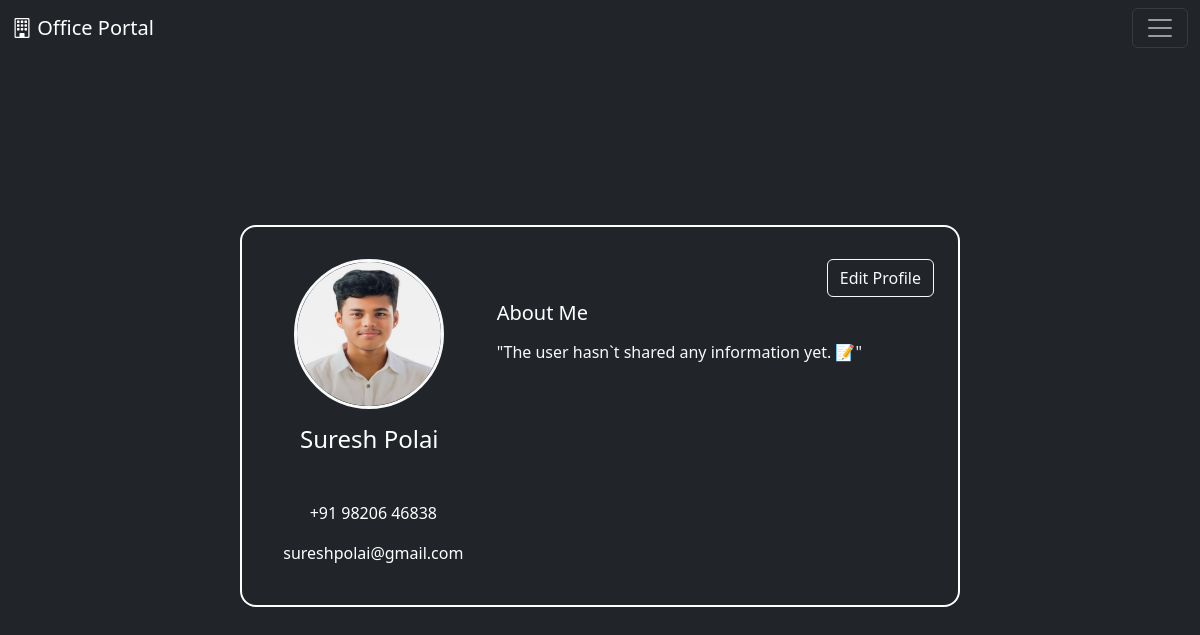
The app's page /profile/1/suresh/0/ with its own data.
### home/models.py (models this page shows, shortened)
class Profile(models.Model):
    category = [
        ('Owner', 'Owner'),
        ('Manager', 'Manager'),
        ('Employee', 'Employee'),
        ('Internship', 'Internship')
    ]
    name = models.ForeignKey(User, on_delete=models.CASCADE)
    user_image = models.ImageField(upload_to='profile/', default='default_user/def_user.jpg')
    desc = models.TextField(max_length=5000, null=True, blank=True)
    contact_no = models.CharField(max_length=10)
    user_category = models.CharField(choices=category, default='Employee', max_length=50)

### home/views.py (the view)
# urls.py: path('profile/<int:id>/<str:names>/<int:check>/', views.profilePageFunction, name='profile'),
def profilePageFunction(request, id = None, names = None, check = 0):
    obj = Profile.objects.get(name = id)
    no1 = obj.contact_no[:5]
    no2 = obj.contact_no[5:]
    if obj.desc:
        desc = obj.desc
    else:
        desc = ' "The user hasn`t shared any information yet. 📝" '
    context = {'obj' : obj, 'no1' : no1, 'no2' : no2, 'desc' : desc, 'check' : check}
    return render(request, 'profile.html', context)

### home/navbar.py (called while the page is built)
def NavbarFunction(request):
    if request.user.is_authenticated:
        User_Profile = Profile.objects.get(name = request.user.id)
        return {
            "Category" : User_Profile.user_category,
        }
    return {
        "Category" : "Employee",
    }

### templates/profile.html (shortened to what this page needs)
{% extends 'base.html' %}
{% block body %}
<div class="container d-flex justify-content-center align-items-center mt-5" style="height: 90vh;">
    <div class="row justify-content-center w-100">
        <div class="col-md-8 col-sm-10">
            <div class="card bg-dark text-white p-4 rounded-4 mt-3" style="border: 2px solid white;">
                <div class="row">
                    <div class="col-md-4 text-center mt-2">
                        <img src="/media/{{ obj.user_image }}" alt="Profile Image" class="img-fluid rounded-circle border border-3 border-light" style="width: 150px; height: 150px;">
                        <h4 class="mt-3">{{ obj.name.first_name }} {{ obj.name.last_name }}</h4>
                        <p class="text-muted">@johndoe</p>
                        <p>+91 {{ no1 }} {{ no2 }}</p>
                        <p>{{ obj.name.email }}</p>
                    </div>
                    <div class="col-md-8">
                        <div class="text-end">
                            {% if check == 1 and obj.name.username != user.username %}
                                <a class="btn btn-outline-light mb-1 mt-2 ms-2" href="{% url 'profileEmail' obj.name.username %}">Mail</a>
                                <a class="btn btn-outline-light mb-1 mt-2 ms-2" href="{% url 'table' %}">Back</a>
                            {% else %}
                                <a href="{% url 'edit' %}" class="btn btn-outline-light mb-1 mt-2">Edit Profile</a>
                            {% endif %}
                        </div>
                        <div>
                            <h5 class="mb-3">About Me
                            </h5>
                            <p class="text-light">
                                {{ desc|truncatechars:660 }}
                            </p>
                        </div>
                    </div>
                </div>
            </div>
        </div>
    </div>
</div>
{% endblock %}

### templates/profile.html (style rules this page uses)
.text-light { text-align: justify; text-justify: inter-word; line-height: 1.4; word-wrap: break-word; box-sizing: border-box; width: 95%; }

### records on screen
Profile: user_image (picture), name.first_name "Suresh", name.last_name "Polai", name.email "sureshpolai@gmail.com"

### other values on screen
{{ no1 }} "98206"
{{ no2 }} "46838"
{{ desc|truncatechars:660 }} "\"The user hasn`t shared any information yet. 📝\""
